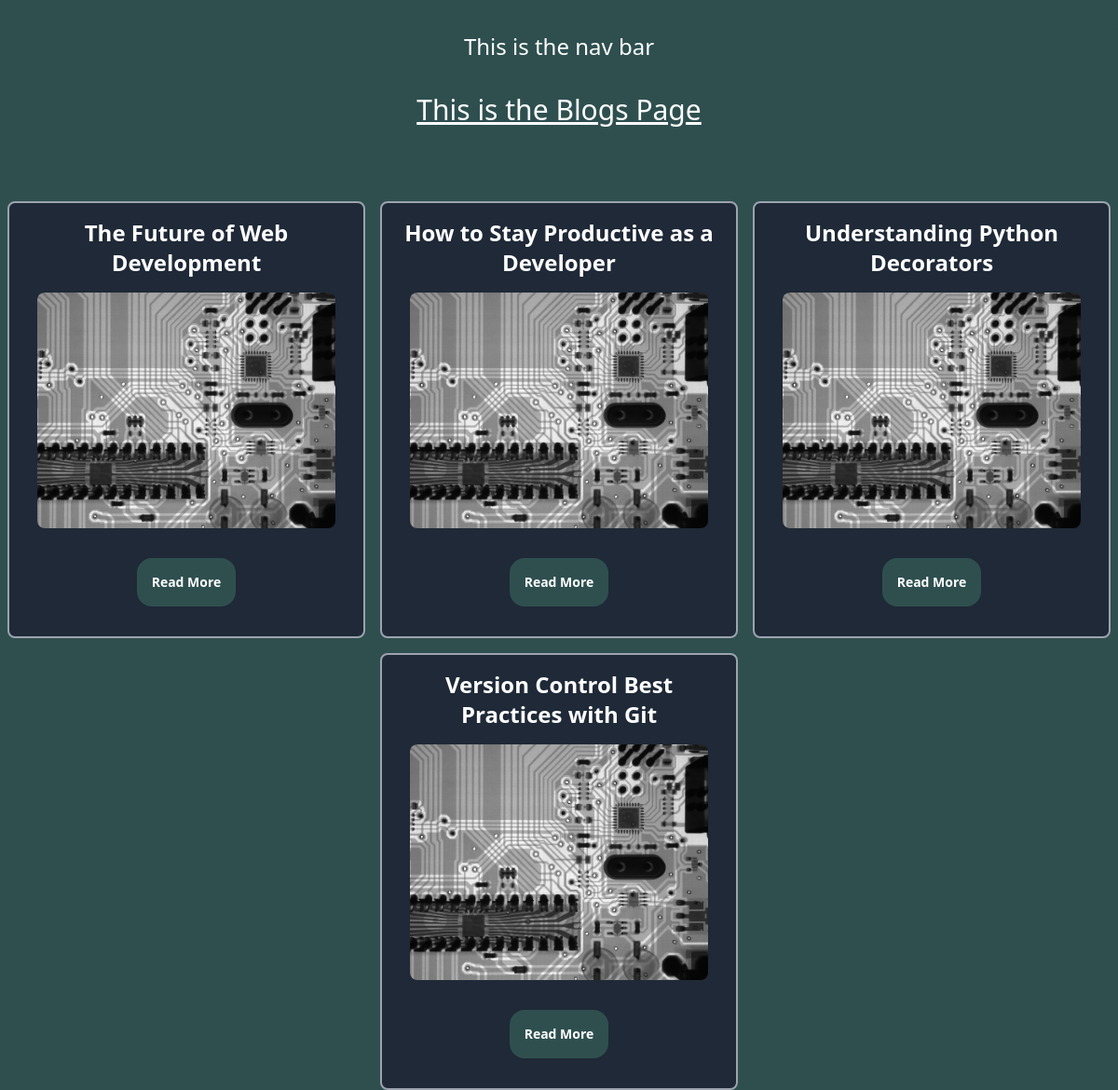
Screenshot of /first/ with the database file from the repository.
### first/models.py (models this page shows, shortened)
class Blog(models.Model):
    title=models.CharField(max_length=100)
    image=models.ImageField(upload_to='blog_images/')
    body=models.TextField()
    author = models.CharField(max_length=100, default='Anonymous')
    summary = models.TextField(default='No summary')
    created_at=models.DateTimeField(auto_now_add=True)
    updated_at= models.DateTimeField(auto_now=True)

### first/views.py (the view)
# urls.py: path('', views.blogs, name='blogs'),
def blogs(request):
    blogs = Blog.objects.all()
    return render(request, 'firstTemplates/blogs.html', {'blogs': blogs})

### first/templates/firstTemplates/blogs.html (shortened to what this page needs)
{% extends "layout.html" %}
{% block content %}
    <h1 class='text-3xl underline mb-20'>This is the Blogs Page</h1>
    <div class="flex flex-wrap gap-4 justify-center items-center">
        {% for blog in blogs %}
            <div class="flex flex-col justify-center items-center w-96  gap-4 bg-gray-800 rounded-lg p-4 border-2 border-gray-400">
                    <h2 class="text-2xl text-center font-bold">{{ blog.title }}</h2>
                    <img class="rounded-lg w-80" src="{{ blog.image.url }}" alt="{{ blog.title }}">
                    <a class='text-sm py-2 py-4 font-bold' href="{%url 'blog_details' blog.id %}">Read More</a>
            </div>
        {%endfor%}
    </div>
{% endblock %}

### templates/layout.html (shortened to what this page needs)
{% load tailwind_tags %}
{% load static %}
<!DOCTYPE html>
<html lang="en">
<head>
    <link rel="stylesheet" href="{% static 'style.css' %}">
    {% tailwind_css %}
</head>
<body>
    <nav>
        This is the nav bar
    </nav>
    {% block content %}{% endblock %}
</body>
</html>

### static/style.css (style rules this page uses)
body { background-color: darkslategray; color: white; }
h1 { text-align: center; font-size: 2rem; }
a { text-decoration: none; color: white; background-color: darkslategray; padding: 1rem; border-radius: 1rem; margin-left: 1rem; margin-right: 1rem; margin-top: 1rem; margin-bottom: 1rem; font-size: 1.5rem; }
nav { text-align: center; font-size: 1.5rem; margin-top: 1rem; margin-bottom: 1rem; color: white; background-color: darkslategray; padding: 1rem; border-radius: 1rem; display: flex; justify-content: center; align-items: center; flex-direction: row; gap: 1rem; }

### rows the page displays
Blog: title "The Future of Web Development", image (picture)
Blog: title "How to Stay Productive as a Developer", image (picture)
Blog: title "Understanding Python Decorators", image (picture)
Blog: title "Version Control Best Practices with Git", image (picture)
